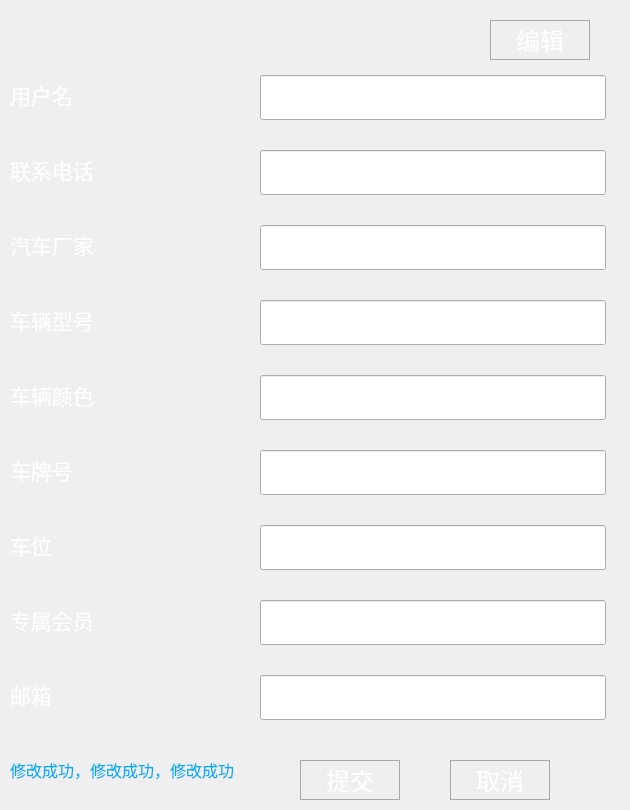
<?xml version="1.0" encoding="UTF-8"?>
<ui version="4.0">
 <class>Personal_information_dialog</class>
 <widget class="QDialog" name="Personal_information_dialog">
  <property name="geometry">
   <rect>
    <x>0</x>
    <y>0</y>
    <width>630</width>
    <height>810</height>
   </rect>
  </property>
  <property name="maximumSize">
   <size>
    <width>630</width>
    <height>810</height>
   </size>
  </property>
  <property name="windowTitle">
   <string>个人资料</string>
  </property>
  <property name="styleSheet">
   <string notr="true">QDialog{
	
	background-image: url(:/new/prefix1/picture/back.jpg)
}</string>
  </property>
  <widget class="QLineEdit" name="personal_info_username_edit">
   <property name="geometry">
    <rect>
     <x>260</x>
     <y>75</y>
     <width>346</width>
     <height>45</height>
    </rect>
   </property>
   <property name="font">
    <font>
     <family>宋体</family>
     <pointsize>14</pointsize>
    </font>
   </property>
   <property name="clearButtonEnabled">
    <bool>true</bool>
   </property>
  </widget>
  <widget class="QPushButton" name="personal_info_edit_btn">
   <property name="geometry">
    <rect>
     <x>490</x>
     <y>20</y>
     <width>100</width>
     <height>40</height>
    </rect>
   </property>
   <property name="font">
    <font>
     <family>宋体</family>
     <pointsize>18</pointsize>
    </font>
   </property>
   <property name="toolTip">
    <string>&lt;html&gt;&lt;head/&gt;&lt;body&gt;&lt;p&gt;可更改联系电话&lt;/p&gt;&lt;/body&gt;&lt;/html&gt;</string>
   </property>
   <property name="styleSheet">
    <string notr="true">QPushButton
{
background-color:rgb(166,166,166);
color:white;
border:1px solid rgb(168,168,168);
background:rgba(0,0,0,0);
}

QPushButton:hover
{
background-color:rgba(239,239,239,1);
color:back;
background:rgba(166,166,166,1);
}</string>
   </property>
   <property name="text">
    <string>编辑</string>
   </property>
  </widget>
  <widget class="QLabel" name="personal_info_username_label">
   <property name="geometry">
    <rect>
     <x>10</x>
     <y>75</y>
     <width>200</width>
     <height>40</height>
    </rect>
   </property>
   <property name="font">
    <font>
     <family>宋体</family>
     <pointsize>16</pointsize>
    </font>
   </property>
   <property name="styleSheet">
    <string notr="true">QLabel {
	color:white; 
}
</string>
   </property>
   <property name="text">
    <string>用户名</string>
   </property>
  </widget>
  <widget class="QLineEdit" name="personal_info_phone_edit">
   <property name="geometry">
    <rect>
     <x>260</x>
     <y>150</y>
     <width>346</width>
     <height>45</height>
    </rect>
   </property>
   <property name="font">
    <font>
     <family>宋体</family>
     <pointsize>14</pointsize>
    </font>
   </property>
   <property name="clearButtonEnabled">
    <bool>true</bool>
   </property>
  </widget>
  <widget class="QLabel" name="personal_info_phone_label">
   <property name="geometry">
    <rect>
     <x>10</x>
     <y>150</y>
     <width>200</width>
     <height>40</height>
    </rect>
   </property>
   <property name="font">
    <font>
     <family>宋体</family>
     <pointsize>16</pointsize>
    </font>
   </property>
   <property name="styleSheet">
    <string notr="true">QLabel {
	color:white; 
}
</string>
   </property>
   <property name="text">
    <string>联系电话</string>
   </property>
  </widget>
  <widget class="QLineEdit" name="personal_car_factory_edit">
   <property name="geometry">
    <rect>
     <x>260</x>
     <y>225</y>
     <width>346</width>
     <height>45</height>
    </rect>
   </property>
   <property name="font">
    <font>
     <family>宋体</family>
     <pointsize>14</pointsize>
    </font>
   </property>
   <property name="clearButtonEnabled">
    <bool>true</bool>
   </property>
  </widget>
  <widget class="QLabel" name="personal_info_car_factory_label">
   <property name="geometry">
    <rect>
     <x>10</x>
     <y>225</y>
     <width>200</width>
     <height>40</height>
    </rect>
   </property>
   <property name="font">
    <font>
     <family>宋体</family>
     <pointsize>16</pointsize>
    </font>
   </property>
   <property name="styleSheet">
    <string notr="true">QLabel {
	color:white; 
}
</string>
   </property>
   <property name="text">
    <string>汽车厂家</string>
   </property>
  </widget>
  <widget class="QLineEdit" name="personal_car_model_edit">
   <property name="geometry">
    <rect>
     <x>260</x>
     <y>300</y>
     <width>346</width>
     <height>45</height>
    </rect>
   </property>
   <property name="font">
    <font>
     <family>宋体</family>
     <pointsize>14</pointsize>
    </font>
   </property>
   <property name="clearButtonEnabled">
    <bool>true</bool>
   </property>
  </widget>
  <widget class="QLabel" name="personal_info_car_model_label">
   <property name="geometry">
    <rect>
     <x>10</x>
     <y>300</y>
     <width>200</width>
     <height>40</height>
    </rect>
   </property>
   <property name="font">
    <font>
     <family>宋体</family>
     <pointsize>16</pointsize>
    </font>
   </property>
   <property name="styleSheet">
    <string notr="true">QLabel {
	color:white; 
}
</string>
   </property>
   <property name="text">
    <string>车辆型号</string>
   </property>
  </widget>
  <widget class="QLineEdit" name="personal_info_car_color_edit">
   <property name="geometry">
    <rect>
     <x>260</x>
     <y>375</y>
     <width>346</width>
     <height>45</height>
    </rect>
   </property>
   <property name="font">
    <font>
     <family>宋体</family>
     <pointsize>14</pointsize>
    </font>
   </property>
   <property name="clearButtonEnabled">
    <bool>true</bool>
   </property>
  </widget>
  <widget class="QLabel" name="personal_info_car_color_label">
   <property name="geometry">
    <rect>
     <x>10</x>
     <y>375</y>
     <width>200</width>
     <height>40</height>
    </rect>
   </property>
   <property name="font">
    <font>
     <family>宋体</family>
     <pointsize>16</pointsize>
    </font>
   </property>
   <property name="styleSheet">
    <string notr="true">QLabel {
	color:white; 
}
</string>
   </property>
   <property name="text">
    <string>车辆颜色</string>
   </property>
  </widget>
  <widget class="QLineEdit" name="personal_info_plate_edit">
   <property name="geometry">
    <rect>
     <x>260</x>
     <y>450</y>
     <width>346</width>
     <height>45</height>
    </rect>
   </property>
   <property name="font">
    <font>
     <family>宋体</family>
     <pointsize>14</pointsize>
    </font>
   </property>
   <property name="clearButtonEnabled">
    <bool>true</bool>
   </property>
  </widget>
  <widget class="QLabel" name="personal_info_plate_label">
   <property name="geometry">
    <rect>
     <x>10</x>
     <y>450</y>
     <width>200</width>
     <height>40</height>
    </rect>
   </property>
   <property name="font">
    <font>
     <family>宋体</family>
     <pointsize>16</pointsize>
    </font>
   </property>
   <property name="styleSheet">
    <string notr="true">QLabel {
	color:white; 
}
</string>
   </property>
   <property name="text">
    <string>车牌号</string>
   </property>
  </widget>
  <widget class="QLabel" name="personal_info_car_place_label">
   <property name="geometry">
    <rect>
     <x>10</x>
     <y>525</y>
     <width>200</width>
     <height>40</height>
    </rect>
   </property>
   <property name="font">
    <font>
     <family>宋体</family>
     <pointsize>16</pointsize>
    </font>
   </property>
   <property name="styleSheet">
    <string notr="true">QLabel {
	color:white; 
}
</string>
   </property>
   <property name="text">
    <string>车位</string>
   </property>
  </widget>
  <widget class="QLineEdit" name="personal_info_car_place_edit">
   <property name="geometry">
    <rect>
     <x>260</x>
     <y>525</y>
     <width>346</width>
     <height>45</height>
    </rect>
   </property>
   <property name="font">
    <font>
     <family>宋体</family>
     <pointsize>14</pointsize>
    </font>
   </property>
   <property name="clearButtonEnabled">
    <bool>true</bool>
   </property>
  </widget>
  <widget class="QLineEdit" name="personal_info_member_edit">
   <property name="geometry">
    <rect>
     <x>260</x>
     <y>600</y>
     <width>346</width>
     <height>45</height>
    </rect>
   </property>
   <property name="font">
    <font>
     <family>宋体</family>
     <pointsize>14</pointsize>
    </font>
   </property>
   <property name="clearButtonEnabled">
    <bool>true</bool>
   </property>
  </widget>
  <widget class="QLabel" name="personal_info_member_label">
   <property name="geometry">
    <rect>
     <x>10</x>
     <y>600</y>
     <width>200</width>
     <height>40</height>
    </rect>
   </property>
   <property name="font">
    <font>
     <family>宋体</family>
     <pointsize>16</pointsize>
    </font>
   </property>
   <property name="styleSheet">
    <string notr="true">QLabel {
	color:white; 
}
</string>
   </property>
   <property name="text">
    <string>专属会员</string>
   </property>
  </widget>
  <widget class="QPushButton" name="personal_info_submit_btn">
   <property name="geometry">
    <rect>
     <x>300</x>
     <y>760</y>
     <width>100</width>
     <height>40</height>
    </rect>
   </property>
   <property name="font">
    <font>
     <family>宋体</family>
     <pointsize>18</pointsize>
    </font>
   </property>
   <property name="toolTip">
    <string>提交修改信息</string>
   </property>
   <property name="styleSheet">
    <string notr="true">QPushButton
{
background-color:rgb(166,166,166);
color:white;
border:1px solid rgb(168,168,168);
background:rgba(0,0,0,0);
}

QPushButton:hover
{

background-color:rgba(239,239,239,1);
color:back;
background:rgba(166,166,166,1);
}</string>
   </property>
   <property name="text">
    <string>提交</string>
   </property>
  </widget>
  <widget class="QPushButton" name="personal_info_cancle_btn">
   <property name="geometry">
    <rect>
     <x>450</x>
     <y>760</y>
     <width>100</width>
     <height>40</height>
    </rect>
   </property>
   <property name="font">
    <font>
     <family>宋体</family>
     <pointsize>18</pointsize>
    </font>
   </property>
   <property name="toolTip">
    <string>取消编辑</string>
   </property>
   <property name="styleSheet">
    <string notr="true">QPushButton
{
background-color:rgb(166,166,166);
color:white;
border:1px solid rgb(168,168,168);
background:rgba(0,0,0,0);
}

QPushButton:hover
{
background-color:rgba(239,239,239,1);
color:back;
background:rgba(166,166,166,1);
}</string>
   </property>
   <property name="text">
    <string>取消</string>
   </property>
  </widget>
  <widget class="QLineEdit" name="personal_info_email_edit">
   <property name="geometry">
    <rect>
     <x>260</x>
     <y>675</y>
     <width>346</width>
     <height>45</height>
    </rect>
   </property>
   <property name="font">
    <font>
     <family>宋体</family>
     <pointsize>14</pointsize>
    </font>
   </property>
   <property name="clearButtonEnabled">
    <bool>true</bool>
   </property>
  </widget>
  <widget class="QLabel" name="personal_info_email_label">
   <property name="geometry">
    <rect>
     <x>10</x>
     <y>675</y>
     <width>200</width>
     <height>40</height>
    </rect>
   </property>
   <property name="font">
    <font>
     <family>宋体</family>
     <pointsize>16</pointsize>
    </font>
   </property>
   <property name="styleSheet">
    <string notr="true">QLabel {
	color:white; 
}
</string>
   </property>
   <property name="text">
    <string>邮箱</string>
   </property>
  </widget>
  <widget class="QLabel" name="personal_info_tooltip_label">
   <property name="geometry">
    <rect>
     <x>10</x>
     <y>750</y>
     <width>251</width>
     <height>40</height>
    </rect>
   </property>
   <property name="font">
    <font>
     <family>宋体</family>
     <pointsize>12</pointsize>
    </font>
   </property>
   <property name="styleSheet">
    <string notr="true">QLabel {
	color:white; 
}
</string>
   </property>
   <property name="text">
    <string>&lt;html&gt;&lt;head/&gt;&lt;body&gt;&lt;p&gt;&lt;span style=&quot; color:#00aaff;&quot;&gt;修改成功，修改成功，修改成功&lt;/span&gt;&lt;/p&gt;&lt;/body&gt;&lt;/html&gt;</string>
   </property>
  </widget>
 </widget>
 <resources>
  <include location="background.qrc"/>
 </resources>
 <connections/>
</ui>
